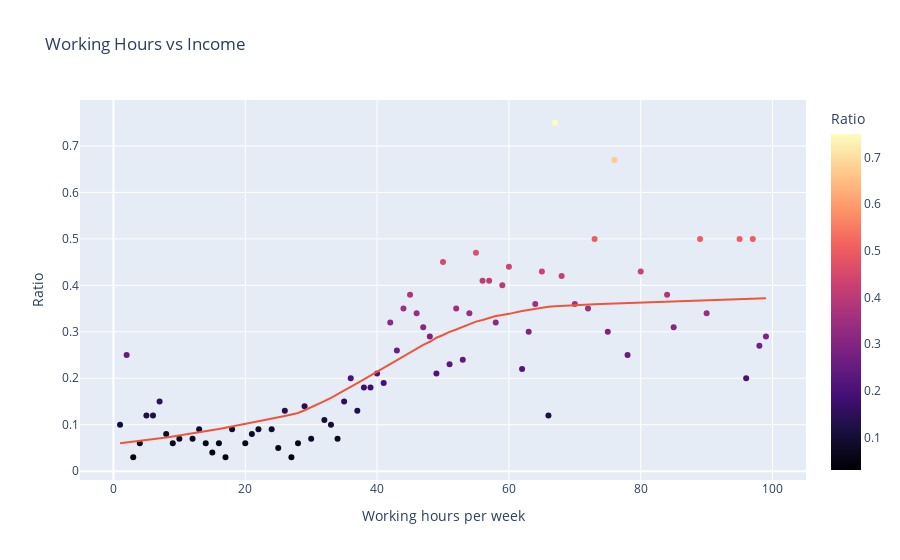

Write notebook code for a chart like this one.
### Markdown cell above
##### Number of working hours vs Income

### Code cell
incomeHours = pd.DataFrame(df_original.groupby('hours_per_week').income.value_counts())
incomeHours = incomeHours.unstack()
incomeHours['Ratio'] = round(incomeHours['count',' >50K'] / (incomeHours['count',' >50K']+incomeHours['count',' <=50K']),2)
incomeHours['Working hours per week'] = incomeHours.index
incomeHours = incomeHours.droplevel('income',axis=1)
fig = px.scatter(pd.DataFrame(incomeHours),
             x='Working hours per week',
             y='Ratio',
             color='Ratio',
             trendline='lowess',
             color_continuous_scale="magma",
             title='Working Hours vs Income')
fig.show()

### Figure 1 — Plotly figure (JSON) as saved in the notebook; plotly's stock layout.template omitted (floating-point values rounded to 4 significant figures)
{"data": [{"hovertemplate": "Working hours per week=%{x}<br>Ratio=%{marker.color}<extra></extra>", "legendgroup": "", "marker": {"color": [0.1, 0.25, 0.03, 0.06, 0.12, 0.12, 0.15, 0.08, 0.06, 0.07, null, 0.07, 0.09, 0.06, 0.04, 0.06, 0.03, 0.09, null, 0.06, 0.08, 0.09, null, 0.09, 0.05, 0.13, 0.03, 0.06, 0.14, 0.07, null, 0.11, 0.1, 0.07, 0.15, 0.2, 0.13, 0.18, 0.18, 0.21, 0.19, 0.32, 0.26, 0.35, 0.38, 0.34, 0.31, 0.29, 0.21, 0.45, 0.23, 0.35, 0.24, 0.34, 0.47, 0.41, 0.41, 0.32, 0.4, 0.44, null, 0.22, 0.3, 0.36, 0.43, 0.12, 0.75, 0.42, 0.36, 0.35, 0.5, null, 0.3, 0.67, null, 0.25, 0.43, null, null, 0.38, 0.31, null, null, null, 0.5, 0.34, null, null, null, 0.5, 0.2, 0.5, 0.27, 0.29], "coloraxis": "coloraxis", "symbol": "circle"}, "mode": "markers", "name": "", "orientation": "v", "showlegend": false, "type": "scatter", "x": [1, 2, 3, 4, 5, 6, 7, 8, 9, 10, 11, 12, 13, 14, 15, 16, 17, 18, 19, 20, 21, 22, 23, 24, 25, 26, 27, 28, 29, 30, 31, 32, 33, 34, 35, 36, 37, 38, 39, 40, 41, 42, 43, 44, 45, 46, 47, 48, 49, 50, 51, 52, 53, 54, 55, 56, 57, 58, 59, 60, 61, 62, 63, 64, 65, 66, 67, 68, 70, 72, 73, 74, 75, 76, 77, 78, 80, 81, 82, 84, 85, 86, 87, 88, 89, 90, 91, 92, 94, 95, 96, 97, 98, 99], "xaxis": "x", "y": [0.1, 0.25, 0.03, 0.06, 0.12, 0.12, 0.15, 0.08, 0.06, 0.07, null, 0.07, 0.09, 0.06, 0.04, 0.06, 0.03, 0.09, null, 0.06, 0.08, 0.09, null, 0.09, 0.05, 0.13, 0.03, 0.06, 0.14, 0.07, null, 0.11, 0.1, 0.07, 0.15, 0.2, 0.13, 0.18, 0.18, 0.21, 0.19, 0.32, 0.26, 0.35, 0.38, 0.34, 0.31, 0.29, 0.21, 0.45, 0.23, 0.35, 0.24, 0.34, 0.47, 0.41, 0.41, 0.32, 0.4, 0.44, null, 0.22, 0.3, 0.36, 0.43, 0.12, 0.75, 0.42, 0.36, 0.35, 0.5, null, 0.3, 0.67, null, 0.25, 0.43, null, null, 0.38, 0.31, null, null, null, 0.5, 0.34, null, null, null, 0.5, 0.2, 0.5, 0.27, 0.29], "yaxis": "y"}, {"hovertemplate": "<b>LOWESS trendline</b><br><br>Working hours per week=%{x}<br>Ratio=%{y} <b>(trend)</b><extra></extra>", "legendgroup": "", "marker": {"symbol": "circle"}, "mode": "lines", "name": "", "showlegend": false, "type": "scatter", "x": [1, 2, 3, 4, 5, 6, 7, 8, 9, 10, 12, 13, 14, 15, 16, 17, 18, 20, 21, 22, 24, 25, 26, 27, 28, 29, 30, 32, 33, 34, 35, 36, 37, 38, 39, 40, 41, 42, 43, 44, 45, 46, 47, 48, 49, 50, 51, 52, 53, 54, 55, 56, 57, 58, 59, 60, 62, 63, 64, 65, 66, 67, 68, 70, 72, 73, 75, 76, 78, 80, 84, 85, 89, 90, 95, 96, 97, 98, 99], "xaxis": "x", "y": [0.06013, 0.06167, 0.06329, 0.06497, 0.06673, 0.06856, 0.07047, 0.07247, 0.07454, 0.07668, 0.08119, 0.08356, 0.08599, 0.08848, 0.09104, 0.09365, 0.09632, 0.1018, 0.1046, 0.1075, 0.1132, 0.1161, 0.119, 0.122, 0.1253, 0.1311, 0.1373, 0.1507, 0.158, 0.1655, 0.1733, 0.1813, 0.1895, 0.1978, 0.2062, 0.2146, 0.2231, 0.2316, 0.2396, 0.2478, 0.256, 0.2641, 0.272, 0.2785, 0.2873, 0.2931, 0.2999, 0.3049, 0.3109, 0.3167, 0.322, 0.3254, 0.3299, 0.334, 0.3364, 0.3386, 0.3448, 0.3474, 0.3499, 0.3521, 0.354, 0.3552, 0.3561, 0.3575, 0.3585, 0.3591, 0.3602, 0.3607, 0.3618, 0.363, 0.3651, 0.3657, 0.3678, 0.3683, 0.3707, 0.3711, 0.3715, 0.372, 0.3724], "yaxis": "y"}], "layout": {"coloraxis": {"colorbar": {"title": {"text": "Ratio"}}, "colorscale": [[0, "#000004"], [0.1111, "#180f3d"], [0.2222, "#440f76"], [0.3333, "#721f81"], [0.4444, "#9e2f7f"], [0.5556, "#cd4071"], [0.6667, "#f1605d"], [0.7778, "#fd9668"], [0.8889, "#feca8d"], [1, "#fcfdbf"]]}, "legend": {"tracegroupgap": 0}, "title": {"text": "Working Hours vs Income"}, "xaxis": {"anchor": "y", "domain": [0, 1], "title": {"text": "Working hours per week"}}, "yaxis": {"anchor": "x", "domain": [0, 1], "title": {"text": "Ratio"}}}}
